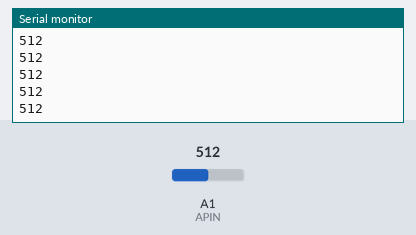
A sketch run on a simulated Arduino Uno, built with avr-gcc and run on an emulated ATmega328P. Parts: the last lines printed to the serial monitor. The test bench sets the inputs (shaded band); at power-on: A1 (APIN) = 512.

Above: at 1.2 s.
1.3 s: A1 (APIN) set to 716
At 1.31 s:
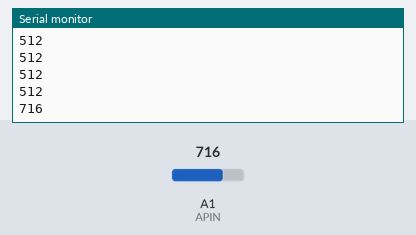
2.8 s: A1 (APIN) set to 900
At 2.81 s:
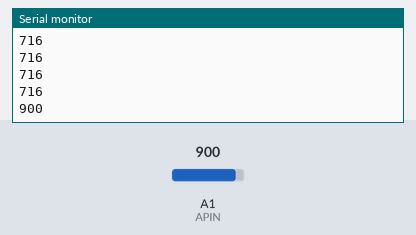
Timing chart, 0 to 5.8 s (numbered marks = the images above; inputs shaded):
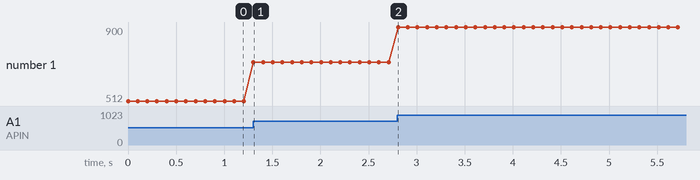

Measured:
- after the input at 1.3 s, the serial monitor: prints a new line at once (image 1)
- after the input at 2.8 s, the serial monitor: prints a new line at once (image 2)
- plotted number 1: 512 → 716 after the input at 1.3 s, 716 → 900 after the input at 2.8 s

The sketch:

detect_ir.ino
```cpp
/*arduino:avr:uno
  Dave Skura, 2022

these boards work and are listed using C:\arduino\Projects\arduino-cli board listall

	arduino:avr:nano:cpu=atmega328old
	arduino:avr:uno
	arduino:avr:mega

*/

#define APIN A1
int ir_val = 0;

void setup() {
		Serial.begin(9600);
}

void loop() {
	ir_val = analogRead(APIN);
	if (ir_val > 30) {
		Serial.println(ir_val);
	}
	delay(100);
}
```
